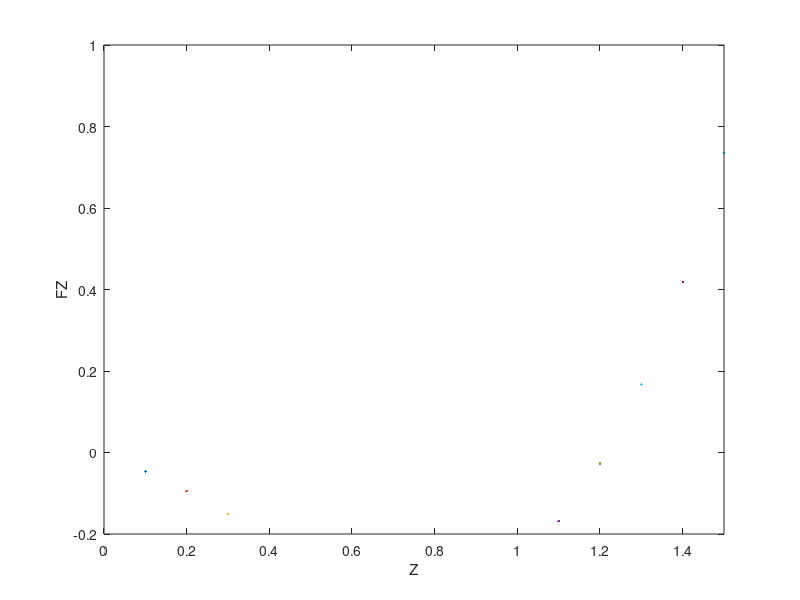

Write MATLAB code to recreate this figure.
clc;
%For |n-octane|
TC=33.19;        % in Kelvin
PC=13.13;         % in bars
% OPERATING PARAMETERS
T=273.15;         %K
P=300*101.325;            %kPa
%T=568.9         %K
%P=2490            %kPa

% CALCULATED PARAMETERS
PCPa=PC*10^2;    %in kPa
R = 8.314;
Pr=P/(PCPa);
Tr=T/TC;
A=(0.4278*Pr)/(Tr^(2.5));
B=(0.08664*Pr)/(Tr);
Z=0;
for i=1:20
Z=Z+0.1;
FZ=(Z^3)-(Z^2)+(A-B-B^2)*Z-(A*B);
plot(Z,FZ)
axis([0 1.5 -0.2 1]);
xlabel('Z');
ylabel('FZ');
hold on;
end